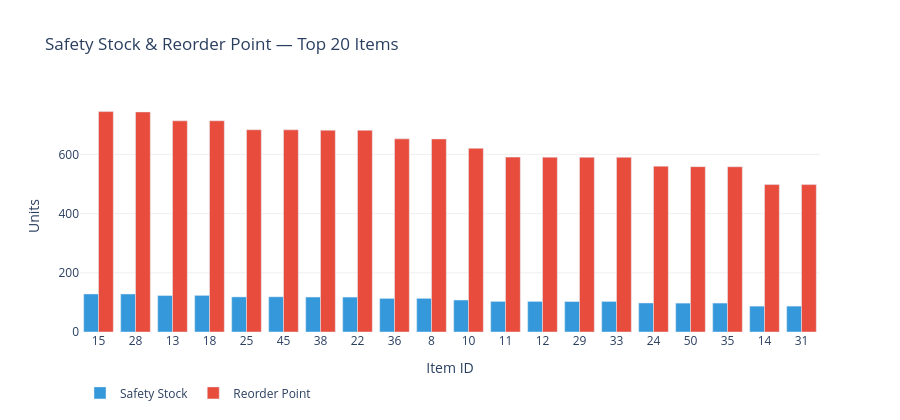

Notebook code cell kept with this figure:
### Code cell
# Cell 11 — Safety Stock vs ROP by Item
top_items = item_stats.sort_values('total_sales', ascending=False).head(20)

fig = go.Figure()
fig.add_trace(go.Bar(
    name='Safety Stock', x=top_items['item'].astype(str),
    y=top_items['safety_stock'], marker_color='#3498db'))
fig.add_trace(go.Bar(
    name='Reorder Point', x=top_items['item'].astype(str),
    y=top_items['rop'], marker_color='#e74c3c'))

fig.update_layout(
    barmode='group',
    title='Safety Stock & Reorder Point — Top 20 Items',
    xaxis_title='Item ID', yaxis_title='Units',
    height=420, plot_bgcolor='white', paper_bgcolor='white',
    xaxis=dict(showgrid=False), yaxis=dict(gridcolor='#f0f0f0'),
    legend=dict(orientation='h', y=-0.2)
)
fig.show()

### Figure 1 — Plotly figure (JSON) as saved in the notebook; plotly's stock layout.template omitted (floating-point values rounded to 4 significant figures)
{"data": [{"marker": {"color": "#3498db"}, "name": "Safety Stock", "type": "bar", "x": ["15", "28", "13", "18", "25", "45", "38", "22", "36", "8", "10", "11", "12", "29", "33", "24", "50", "35", "14", "31"], "y": [128.5, 128.4, 123.2, 123.7, 118.5, 118.9, 118.1, 118.0, 113.4, 113.7, 108.0, 103.3, 103.3, 102.9, 103.2, 98.05, 97.55, 97.75, 87.39, 87.49]}, {"marker": {"color": "#e74c3c"}, "name": "Reorder Point", "type": "bar", "x": ["15", "28", "13", "18", "25", "45", "38", "22", "36", "8", "10", "11", "12", "29", "33", "24", "50", "35", "14", "31"], "y": [744.7, 743.6, 713.4, 713.7, 683.3, 683.0, 681.8, 681.5, 652.6, 652.4, 620.6, 590.9, 590.8, 590.2, 590.1, 560.4, 558.7, 558.4, 498.2, 498.0]}], "layout": {"barmode": "group", "height": 420, "legend": {"orientation": "h", "y": -0.2}, "paper_bgcolor": "white", "plot_bgcolor": "white", "title": {"text": "Safety Stock & Reorder Point — Top 20 Items"}, "xaxis": {"showgrid": false, "title": {"text": "Item ID"}}, "yaxis": {"gridcolor": "#f0f0f0", "title": {"text": "Units"}}}}
